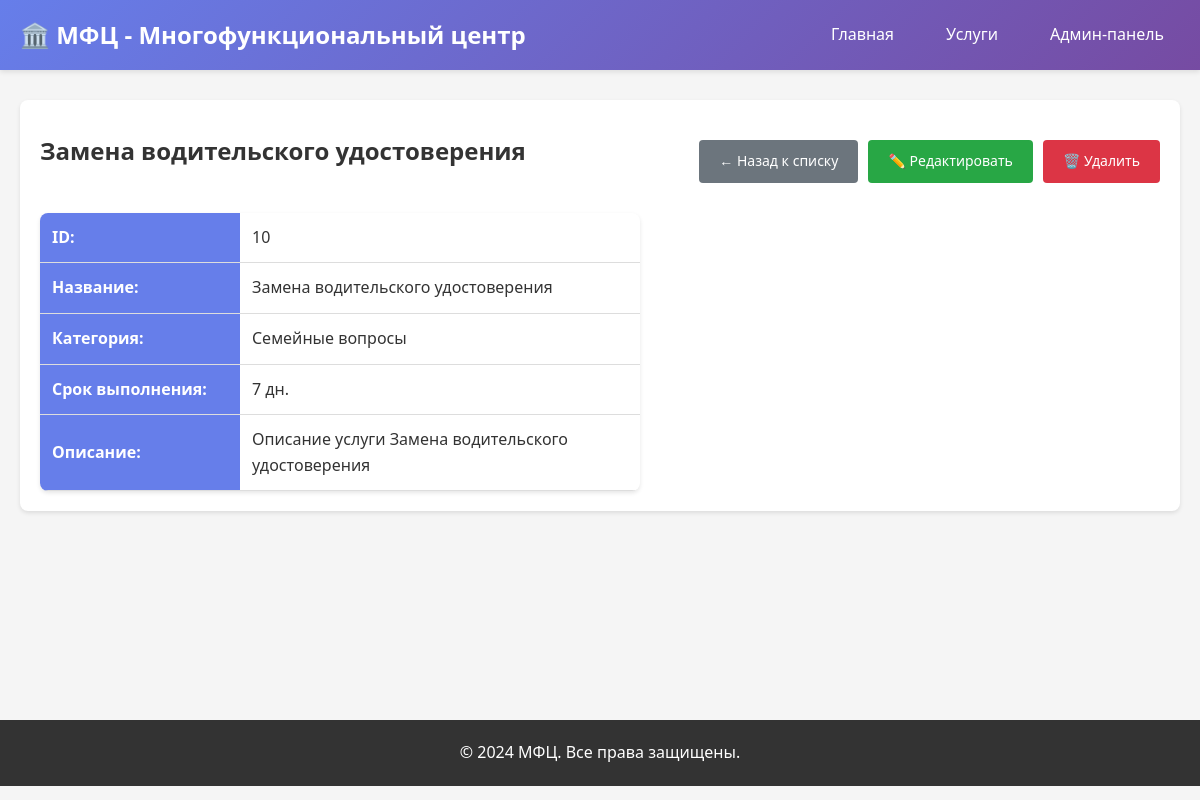
The app's page /services/10/ with its own data.
### mfc/models.py (models this page shows, shortened)
class Service(models.Model):
    name = models.CharField(
        max_length=200,
        verbose_name='Название услуги'
    )
    description = models.TextField(
        verbose_name='Описание',
        blank=True,
        null=True
    )
    category = models.ForeignKey(
        ServiceCategory,
        on_delete=models.CASCADE,
        verbose_name='Категория',
        related_name='services'
    )
    duration_days = models.PositiveIntegerField(
        verbose_name='Срок выполнения (дней)',
        validators=[MinValueValidator(1)],
        default=1  # type: ignore
    )
    offices = models.ManyToManyField(
        'MFCOffice',
        related_name='services',
        verbose_name='Отделения МФЦ',
        blank=True,
        help_text='Отделения, где предоставляется данная услуга'
    )
    history = HistoricalRecords()
    class Meta:
        verbose_name = 'Услуга'
        verbose_name_plural = 'Услуги'
        ordering = ['name']

class ServiceCategory(models.Model):
    name = models.CharField(
        max_length=200,
        verbose_name='Название категории',
        unique=True
    )
    description = models.TextField(
        verbose_name='Описание',
        blank=True,
        null=True
    )
    class Meta:
        verbose_name = 'Категория услуги'
        verbose_name_plural = 'Категории услуг'
        ordering = ['name']

### mfc/views.py (the view)
# urls.py: path('services/<int:pk>/', views.ServiceDetailView.as_view(), name='service_detail'),
class ServiceDetailView(DetailView):
    model = Service
    template_name = 'mfc/service_detail.html'
    context_object_name = 'service'

### mfc/templates/mfc/service_detail.html (shortened to what this page needs)
{% extends 'mfc/base.html' %}
{% block content %}
<div class="card">
    <div style="display: flex; justify-content: space-between; align-items: center; margin-bottom: 20px;">
        <h2>{{ service.name }}</h2>
        <div class="actions">
            <a href="{% url 'mfc:service_list' %}" class="btn btn-secondary">← Назад к списку</a>
            <a href="{% url 'mfc:service_update' service.pk %}" class="btn btn-success">✏️ Редактировать</a>
            <a href="{% url 'mfc:service_delete' service.pk %}" class="btn btn-danger">🗑️ Удалить</a>
        </div>
    </div>
    <div style="margin-top: 30px;">
        <table style="max-width: 600px;">
            <tr>
                <th style="width: 200px;">ID:</th>
                <td>{{ service.id }}</td>
            </tr>
            <tr>
                <th>Название:</th>
                <td>{{ service.name }}</td>
            </tr>
            <tr>
                <th>Категория:</th>
                <td>{{ service.category.name }}</td>
            </tr>
            <tr>
                <th>Срок выполнения:</th>
                <td>{{ service.duration_days }} дн.</td>
            </tr>
            <tr>
                <th>Описание:</th>
                <td>{{ service.description|default:"Не указано" }}</td>
            </tr>
        </table>
    </div>
</div>
{% endblock %}

### mfc/templates/mfc/base.html (style rules this page uses)
* { margin: 0; padding: 0; box-sizing: border-box; }
body { font-family: 'Segoe UI', Tahoma, Geneva, Verdana, sans-serif; line-height: 1.6; color: #333; background-color: #f5f5f5; }
.btn { display: inline-block; padding: 10px 20px; text-decoration: none; border-radius: 4px; border: none; cursor: pointer; font-size: 14px; transition: all 0.3s; }
.btn-success { background-color: #28a745; color: white; }
.btn-danger { background-color: #dc3545; color: white; }
.btn-secondary { background-color: #6c757d; color: white; }
.card { background: white; border-radius: 8px; padding: 20px; margin-bottom: 20px; box-shadow: 0 2px 4px rgba(0,0,0,0.1); }
.actions { display: flex; gap: 10px; margin-top: 20px; }
table { width: 100%; border-collapse: collapse; background: white; border-radius: 8px; overflow: hidden; box-shadow: 0 2px 4px rgba(0,0,0,0.1); }
th, td { padding: 12px; text-align: left; border-bottom: 1px solid #ddd; }
th { background-color: #667eea; color: white; font-weight: 600; }

### records on screen
Service: name "Замена водительского удостоверения", id "10", category.name "Семейные вопросы", duration_days "7", description "Описание услуги Замена водительского удостоверения"
